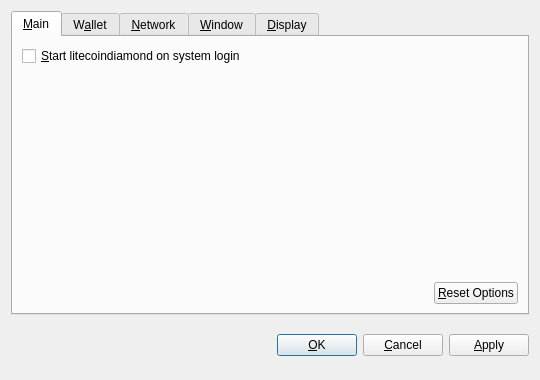
<?xml version="1.0" encoding="UTF-8"?>
<ui version="4.0">
 <class>OptionsDialog</class>
 <widget class="QDialog" name="OptionsDialog">
  <property name="geometry">
   <rect>
    <x>0</x>
    <y>0</y>
    <width>540</width>
    <height>380</height>
   </rect>
  </property>
  <property name="windowTitle">
   <string>Options</string>
  </property>
  <property name="modal">
   <bool>true</bool>
  </property>
  <layout class="QVBoxLayout" name="verticalLayout">
   <item>
    <widget class="QTabWidget" name="tabWidget">
     <property name="tabPosition">
      <enum>QTabWidget::North</enum>
     </property>
     <property name="currentIndex">
      <number>0</number>
     </property>
     <widget class="QWidget" name="tabMain">
      <attribute name="title">
       <string>&amp;Main</string>
      </attribute>
      <layout class="QVBoxLayout" name="verticalLayout_Main">
       <item>
        <widget class="QCheckBox" name="bitcoinAtStartup">
         <property name="toolTip">
          <string>Automatically start litecoindiamond after logging in to the system.</string>
         </property>
         <property name="text">
          <string>&amp;Start litecoindiamond on system login</string>
         </property>
        </widget>
       </item>
       <item>
        <spacer name="verticalSpacer_Main">
         <property name="orientation">
          <enum>Qt::Vertical</enum>
         </property>
         <property name="sizeHint" stdset="0">
          <size>
           <width>20</width>
           <height>40</height>
          </size>
         </property>
        </spacer>
       </item>
       <item>
        <layout class="QHBoxLayout" name="horizontalLayout_2_Main">
         <item>
          <spacer name="horizontalSpacer_2_Main">
           <property name="orientation">
            <enum>Qt::Horizontal</enum>
           </property>
           <property name="sizeHint" stdset="0">
            <size>
             <width>40</width>
             <height>20</height>
            </size>
           </property>
          </spacer>
         </item>
         <item>
          <widget class="QPushButton" name="resetButton">
           <property name="toolTip">
            <string>Reset all client options to default.</string>
           </property>
           <property name="text">
            <string>&amp;Reset Options</string>
           </property>
           <property name="autoDefault">
            <bool>false</bool>
           </property>
          </widget>
         </item>
        </layout>
       </item>
      </layout>
     </widget>
     <widget class="QWidget" name="tabWallet">
      <attribute name="title">
       <string>W&amp;allet</string>
      </attribute>
      <layout class="QVBoxLayout" name="verticalLayout_Network">
       <item>
        <widget class="QLabel" name="transactionFeeInfoLabel">
         <property name="text">
          <string>Optional transaction fee per kB that helps make sure your transactions are processed quickly. Most transactions are 1 kB.</string>
         </property>
         <property name="textFormat">
          <enum>Qt::PlainText</enum>
         </property>
         <property name="wordWrap">
          <bool>true</bool>
         </property>
        </widget>
       </item>
       <item>
        <layout class="QHBoxLayout" name="horizontalLayout_1_Main">
         <item>
          <widget class="QLabel" name="transactionFeeLabel">
           <property name="text">
            <string>Pay transaction &amp;fee</string>
           </property>
           <property name="textFormat">
            <enum>Qt::PlainText</enum>
           </property>
           <property name="buddy">
            <cstring>transactionFee</cstring>
           </property>
          </widget>
         </item>
         <item>
          <widget class="BitcoinAmountField" name="transactionFee"/>
         </item>
         <item>
          <spacer name="horizontalSpacer_1_Main">
           <property name="orientation">
            <enum>Qt::Horizontal</enum>
           </property>
           <property name="sizeHint" stdset="0">
            <size>
             <width>40</width>
             <height>20</height>
            </size>
           </property>
          </spacer>
         </item>
        </layout>
       </item>
       <item>
        <widget class="QLabel" name="label">
         <property name="text">
          <string>If you disable the spending of unconfirmed change, the change from a transaction cannot be used until that transaction has at least one confirmation. This also affects how your balance is computed.</string>
         </property>
         <property name="wordWrap">
          <bool>true</bool>
         </property>
        </widget>
       </item>
       <item>
        <widget class="QCheckBox" name="spendZeroConfChange">
         <property name="text">
          <string>Spend unconfirmed change  (experts only)</string>
         </property>
        </widget>
       </item>
       <item>
        <spacer name="verticalSpacer">
         <property name="orientation">
          <enum>Qt::Vertical</enum>
         </property>
         <property name="sizeHint" stdset="0">
          <size>
           <width>20</width>
           <height>40</height>
          </size>
         </property>
        </spacer>
       </item>
      </layout>
     </widget>
     <widget class="QWidget" name="tabNetwork">
      <attribute name="title">
       <string>&amp;Network</string>
      </attribute>
      <layout class="QVBoxLayout" name="verticalLayout_Network">
       <item>
        <widget class="QCheckBox" name="mapPortUpnp">
         <property name="toolTip">
          <string>Automatically open the litecoindiamond client port on the router. This only works when your router supports UPnP and it is enabled.</string>
         </property>
         <property name="text">
          <string>Map port using &amp;UPnP</string>
         </property>
        </widget>
       </item>
       <item>
        <widget class="QCheckBox" name="connectSocks">
         <property name="toolTip">
          <string>Connect to the litecoindiamond network through a SOCKS proxy (e.g. when connecting through Tor).</string>
         </property>
         <property name="text">
          <string>&amp;Connect through SOCKS proxy:</string>
         </property>
        </widget>
       </item>
       <item>
        <layout class="QHBoxLayout" name="horizontalLayout_Network">
         <item>
          <widget class="QLabel" name="proxyIpLabel">
           <property name="text">
            <string>Proxy &amp;IP:</string>
           </property>
           <property name="textFormat">
            <enum>Qt::PlainText</enum>
           </property>
           <property name="buddy">
            <cstring>proxyIp</cstring>
           </property>
          </widget>
         </item>
         <item>
          <widget class="QValidatedLineEdit" name="proxyIp">
           <property name="maximumSize">
            <size>
             <width>140</width>
             <height>16777215</height>
            </size>
           </property>
           <property name="toolTip">
            <string>IP address of the proxy (e.g. 127.0.0.1)</string>
           </property>
          </widget>
         </item>
         <item>
          <widget class="QLabel" name="proxyPortLabel">
           <property name="text">
            <string>&amp;Port:</string>
           </property>
           <property name="textFormat">
            <enum>Qt::PlainText</enum>
           </property>
           <property name="buddy">
            <cstring>proxyPort</cstring>
           </property>
          </widget>
         </item>
         <item>
          <widget class="QLineEdit" name="proxyPort">
           <property name="maximumSize">
            <size>
             <width>55</width>
             <height>16777215</height>
            </size>
           </property>
           <property name="toolTip">
            <string>Port of the proxy (e.g. 9050)</string>
           </property>
          </widget>
         </item>
         <item>
          <widget class="QLabel" name="socksVersionLabel">
           <property name="text">
            <string>SOCKS &amp;Version:</string>
           </property>
           <property name="textFormat">
            <enum>Qt::PlainText</enum>
           </property>
           <property name="buddy">
            <cstring>socksVersion</cstring>
           </property>
          </widget>
         </item>
         <item>
          <widget class="QValueComboBox" name="socksVersion">
           <property name="toolTip">
            <string>SOCKS version of the proxy (e.g. 5)</string>
           </property>
          </widget>
         </item>
         <item>
          <spacer name="horizontalSpacer_Network">
           <property name="orientation">
            <enum>Qt::Horizontal</enum>
           </property>
           <property name="sizeHint" stdset="0">
            <size>
             <width>40</width>
             <height>20</height>
            </size>
           </property>
          </spacer>
         </item>
        </layout>
       </item>
       <item>
        <spacer name="verticalSpacer_Network">
         <property name="orientation">
          <enum>Qt::Vertical</enum>
         </property>
         <property name="sizeHint" stdset="0">
          <size>
           <width>20</width>
           <height>40</height>
          </size>
         </property>
        </spacer>
       </item>
      </layout>
     </widget>
     <widget class="QWidget" name="tabWindow">
      <attribute name="title">
       <string>&amp;Window</string>
      </attribute>
      <layout class="QVBoxLayout" name="verticalLayout_Window">
       <item>
        <widget class="QCheckBox" name="minimizeToTray">
         <property name="toolTip">
          <string>Show only a tray icon after minimizing the window.</string>
         </property>
         <property name="text">
          <string>&amp;Minimize to the tray instead of the taskbar</string>
         </property>
        </widget>
       </item>
       <item>
        <widget class="QCheckBox" name="minimizeOnClose">
         <property name="toolTip">
          <string>Minimize instead of exit the application when the window is closed. When this option is enabled, the application will be closed only after selecting Quit in the menu.</string>
         </property>
         <property name="text">
          <string>M&amp;inimize on close</string>
         </property>
        </widget>
       </item>
       <item>
        <spacer name="verticalSpacer_Window">
         <property name="orientation">
          <enum>Qt::Vertical</enum>
         </property>
         <property name="sizeHint" stdset="0">
          <size>
           <width>20</width>
           <height>40</height>
          </size>
         </property>
        </spacer>
       </item>
      </layout>
     </widget>
     <widget class="QWidget" name="tabDisplay">
      <attribute name="title">
       <string>&amp;Display</string>
      </attribute>
      <layout class="QVBoxLayout" name="verticalLayout_Display">
       <item>
        <layout class="QHBoxLayout" name="horizontalLayout_1_Display">
         <item>
          <widget class="QLabel" name="langLabel">
           <property name="text">
            <string>User Interface &amp;language:</string>
           </property>
           <property name="textFormat">
            <enum>Qt::PlainText</enum>
           </property>
           <property name="buddy">
            <cstring>lang</cstring>
           </property>
          </widget>
         </item>
         <item>
          <widget class="QValueComboBox" name="lang">
           <property name="toolTip">
            <string>The user interface language can be set here. This setting will take effect after restarting litecoindiamond.</string>
           </property>
          </widget>
         </item>
        </layout>
       </item>
       <item>
        <layout class="QHBoxLayout" name="horizontalLayout_2_Display">
         <item>
          <widget class="QLabel" name="unitLabel">
           <property name="text">
            <string>&amp;Unit to show amounts in:</string>
           </property>
           <property name="textFormat">
            <enum>Qt::PlainText</enum>
           </property>
           <property name="buddy">
            <cstring>unit</cstring>
           </property>
          </widget>
         </item>
         <item>
          <widget class="QValueComboBox" name="unit">
           <property name="toolTip">
            <string>Choose the default subdivision unit to show in the interface and when sending coins.</string>
           </property>
          </widget>
         </item>
        </layout>
       </item>
       <item>
        <widget class="QCheckBox" name="displayAddresses">
         <property name="toolTip">
          <string>Whether to show litecoindiamond addresses in the transaction list or not.</string>
         </property>
         <property name="text">
          <string>&amp;Display addresses in transaction list</string>
         </property>
        </widget>
       </item>
       <item>
        <widget class="QCheckBox" name="coinControlFeatures">
         <property name="toolTip">
          <string>Whether to show coin control features or not.</string>
         </property>
         <property name="text">
          <string>Display coin &amp;control features (experts only!)</string>
         </property>
        </widget>
       </item>
       <item>
        <spacer name="verticalSpacer_Display">
         <property name="orientation">
          <enum>Qt::Vertical</enum>
         </property>
         <property name="sizeHint" stdset="0">
          <size>
           <width>20</width>
           <height>40</height>
          </size>
         </property>
        </spacer>
       </item>
      </layout>
     </widget>
    </widget>
   </item>
   <item>
    <layout class="QHBoxLayout" name="horizontalLayout_Buttons">
     <item>
      <spacer name="horizontalSpacer_1">
       <property name="orientation">
        <enum>Qt::Horizontal</enum>
       </property>
       <property name="sizeHint" stdset="0">
        <size>
         <width>40</width>
         <height>48</height>
        </size>
       </property>
      </spacer>
     </item>
     <item>
      <widget class="QLabel" name="statusLabel">
       <property name="font">
        <font>
         <weight>75</weight>
         <bold>true</bold>
        </font>
       </property>
       <property name="text">
        <string/>
       </property>
       <property name="textFormat">
        <enum>Qt::PlainText</enum>
       </property>
       <property name="wordWrap">
        <bool>true</bool>
       </property>
      </widget>
     </item>
     <item>
      <spacer name="horizontalSpacer_2">
       <property name="orientation">
        <enum>Qt::Horizontal</enum>
       </property>
       <property name="sizeHint" stdset="0">
        <size>
         <width>40</width>
         <height>48</height>
        </size>
       </property>
      </spacer>
     </item>
     <item>
      <widget class="QPushButton" name="okButton">
       <property name="text">
        <string>&amp;OK</string>
       </property>
      </widget>
     </item>
     <item>
      <widget class="QPushButton" name="cancelButton">
       <property name="text">
        <string>&amp;Cancel</string>
       </property>
       <property name="autoDefault">
        <bool>false</bool>
       </property>
      </widget>
     </item>
     <item>
      <widget class="QPushButton" name="applyButton">
       <property name="text">
        <string>&amp;Apply</string>
       </property>
       <property name="autoDefault">
        <bool>false</bool>
       </property>
      </widget>
     </item>
    </layout>
   </item>
  </layout>
 </widget>
 <customwidgets>
  <customwidget>
   <class>BitcoinAmountField</class>
   <extends>QSpinBox</extends>
   <header>bitcoinamountfield.h</header>
  </customwidget>
  <customwidget>
   <class>QValueComboBox</class>
   <extends>QComboBox</extends>
   <header>qvaluecombobox.h</header>
  </customwidget>
  <customwidget>
   <class>QValidatedLineEdit</class>
   <extends>QLineEdit</extends>
   <header>qvalidatedlineedit.h</header>
  </customwidget>
 </customwidgets>
 <resources/>
 <connections/>
</ui>
